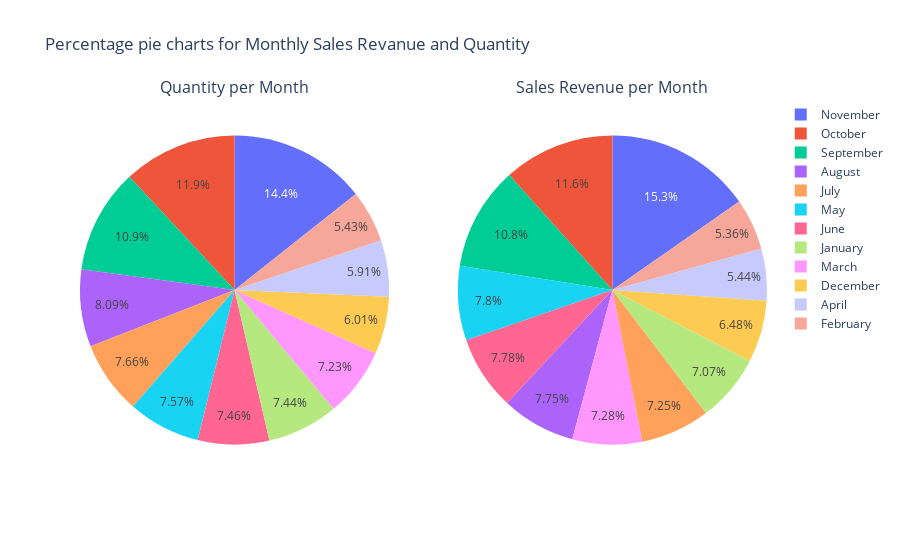

Notebook code cell kept with this figure:
### Code cell
fig = make_subplots(rows=1, cols=2,
                    specs=[[{"type": "pie"}, {"type": "pie"}]], 
                    subplot_titles=("Quantity per Month", "Sales Revenue per Month")
                    )
fig.add_trace(
    go.Pie(values = temp_df['Quantity'], labels = temp_df['Month'],
    name = 'Quantity'),
    row=1, col=1
)
fig.add_trace(
    go.Pie(values = temp_df['Sales Revenue'], labels = temp_df['Month'],
    name = 'Sales Revenue'),
    row=1, col=2
)
fig.update_layout(title_text="Percentage pie charts for Monthly Sales Revanue and Quantity")

pio.show(fig, height=700, width=1200)
#fig.show( height=700, width=1000)

### Figure 1 — Plotly figure (JSON) as saved in the notebook; plotly's stock layout.template omitted (floating-point values rounded to 4 significant figures)
{"data": [{"domain": {"x": [0, 0.45], "y": [0, 1]}, "labels": ["November", "October", "September", "May", "June", "August", "March", "July", "January", "December", "April", "February"], "name": "Quantity", "type": "pie", "values": [746312, 619600, 568448, 393855, 388051, 420517, 376184, 398243, 386742, 312649, 307375, 282630]}, {"domain": {"x": [0.55, 1], "y": [0, 1]}, "labels": ["November", "October", "September", "May", "June", "August", "March", "July", "January", "December", "April", "February"], "name": "Sales Revenue", "type": "pie", "values": [1451000.0, 1103000.0, 1028000.0, 739000.0, 737500.0, 734800.0, 690100.0, 686800.0, 670500.0, 614500.0, 515200.0, 507900.0]}], "layout": {"annotations": [{"font": {"size": 16}, "showarrow": false, "text": "Quantity per Month", "x": 0.225, "xanchor": "center", "xref": "paper", "y": 1, "yanchor": "bottom", "yref": "paper"}, {"font": {"size": 16}, "showarrow": false, "text": "Sales Revenue per Month", "x": 0.775, "xanchor": "center", "xref": "paper", "y": 1, "yanchor": "bottom", "yref": "paper"}], "title": {"text": "Percentage pie charts for Monthly Sales Revanue and Quantity"}}}
